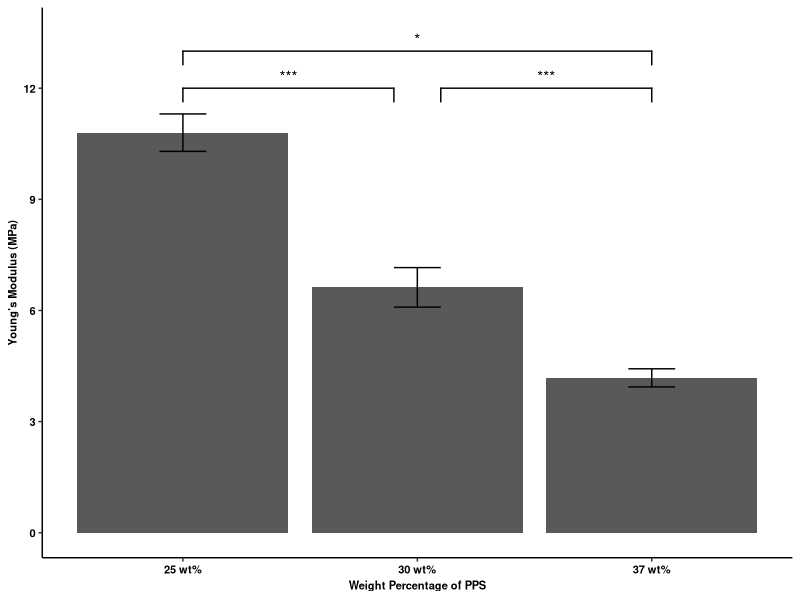
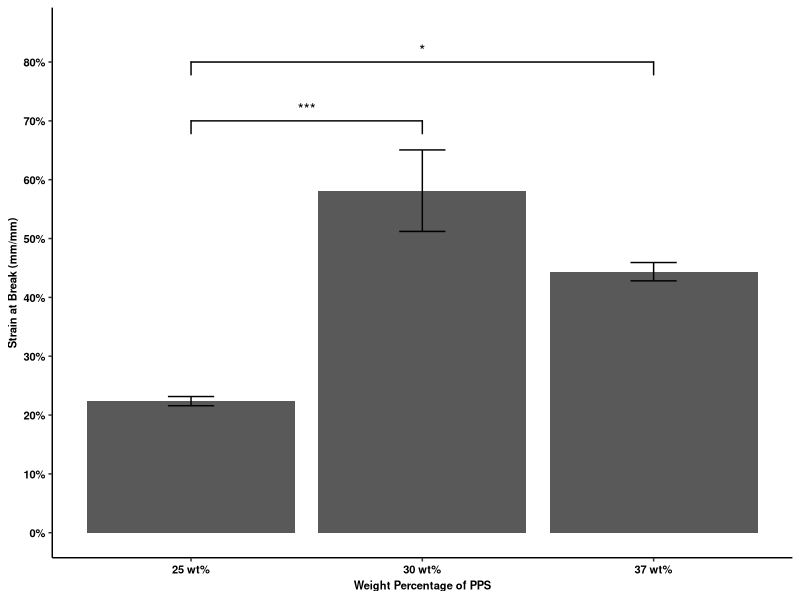
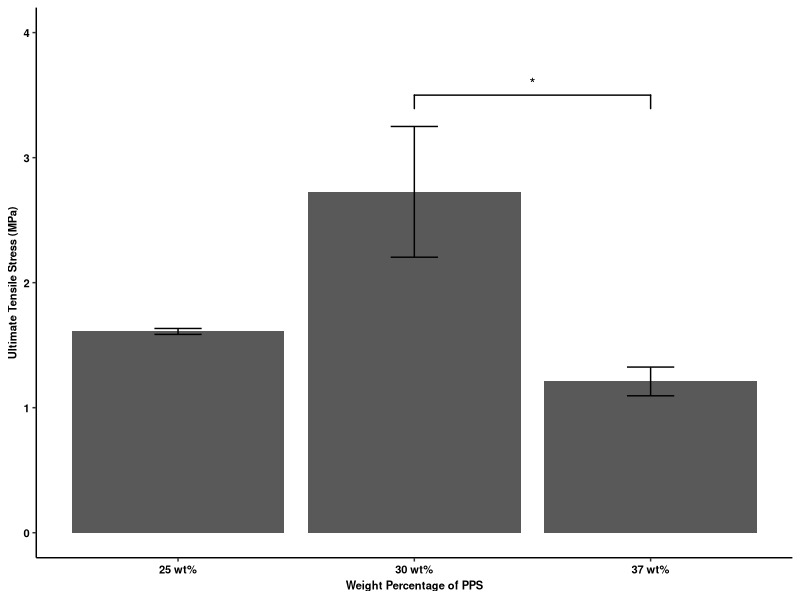
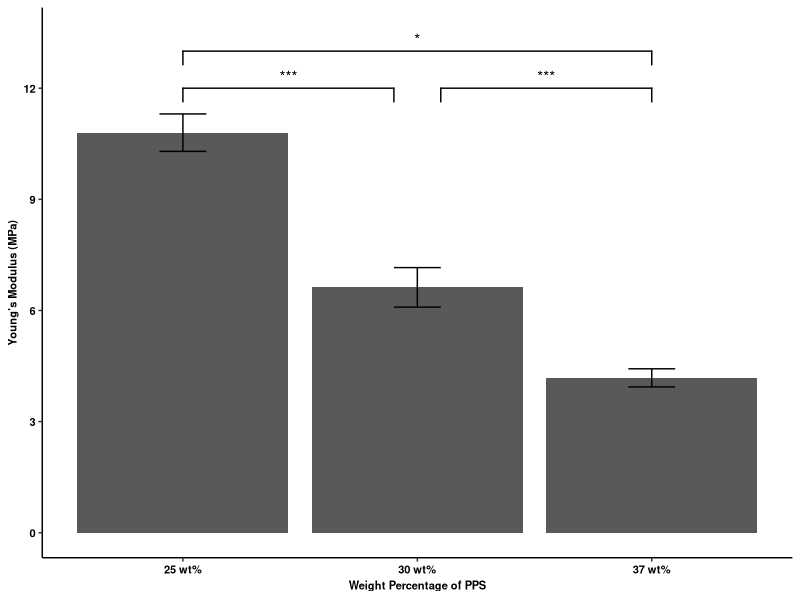
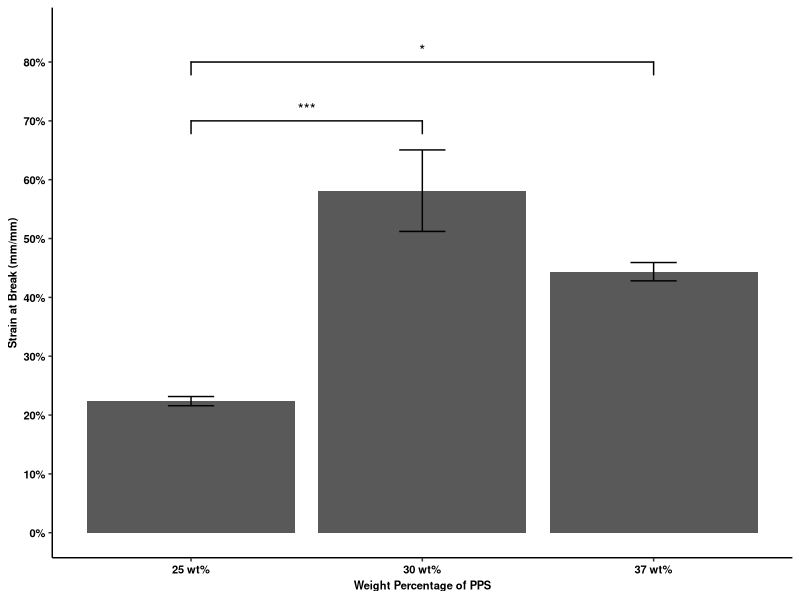
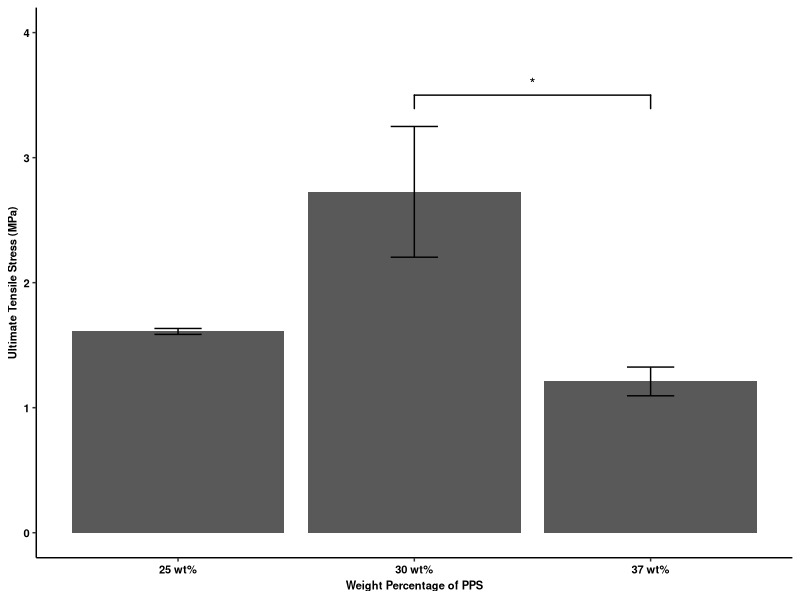

The R source for these figures, in order:
install.packages("data.table")
install.packages("ggsignif")
library(ggplot2)
library(scales)
library(svglite)
library(data.table)
library(ggsignif)
data = read.csv("data.csv")
#One way anaova test followed by Tukey test
young_aov = aov(Young~Sample, data)
strainatbreak_aov = aov(Strain_at_break~Sample, data)
uts_aov = aov(UTS~Sample, data)
tukey_young = TukeyHSD(young_aov)
tukey_uts = TukeyHSD(uts_aov)
tukey_strain = TukeyHSD(strainatbreak_aov)
data = data.table(data)
dataMelt = melt(data, id.vars = "Sample")
#convert to datatable, otherwise the next line won't work.
dataMelt_agg = dataMelt[, .(mean = mean(value), se = sd(value)/.N), by = .(Sample, variable)]
data_young = dataMelt_agg[(1:3),]
data_strain = dataMelt_agg[(4:6),]
data_uts = dataMelt_agg[(7:9),]
#Plot Young's Modulus barplot
ggplot(data_young, aes(x = Sample, y = mean)) +
  geom_bar(stat = "identity", position = "dodge") +
  geom_errorbar(aes(ymax = mean + 1.96*se, 
                    ymin = mean - 1.96*se,
                    width = 0.2),
                position = position_dodge(0.9)) +
  geom_signif(y_position = c(12,12,13), xmin = c(1, 2.1,1), 
              xmax = c(1.9,3,3), annotation = c("***","***", "*"),
              tip_length = 0.05) +
  labs(y = "Young's Modulus (MPa)", x = "Weight Percentage of PPS") +
  scale_x_discrete(labels=c("25 wt%", "30 wt%", "37 wt%")) +
  scale_y_continuous(limits = c(0,13.5), n.breaks = 6) +
  theme_classic() +
  theme(
    axis.text.x = element_text(size=8, color = "black", face = "bold"),
    axis.text.y = element_text(size=8, color = "black", face = "bold"),
    axis.title.x = element_text(size=8, color = "black", face = "bold"),
    axis.title.y = element_text(size=8, color = "black", face = "bold"),
    legend.title = element_text(size=8, color = "black", face = "bold"),
    legend.text = element_text(size=8, color = "black", face = "bold"),
    legend.position = "none")
ggsave("young.svg", width = 50, height = 75, units = "mm")
#Plot ultimate strain
ggplot(data_strain, aes(x = Sample, y = mean)) +
  geom_bar(stat = "identity", position = "dodge") +
  geom_errorbar(aes(ymax = mean + 1.96*se, 
                    ymin = mean - 1.96*se,
                    width = 0.2),
                position = position_dodge(0.9)) +
  geom_signif(y_position = c(0.70,0.8), xmin = c(1, 1), 
              xmax = c(2 ,3), annotation = c("***","*"),
              tip_length = 0.05) +
  labs(y = "Strain at Break (mm/mm)", x = "Weight Percentage of PPS") +
  scale_x_discrete(labels=c("25 wt%", "30 wt%", "37 wt%")) +
  scale_y_continuous(limits = c(0,0.85), n.breaks = 10, labels = scales::percent_format(accuracy = 1)) +
  theme_classic() +
  theme(
    axis.text.x = element_text(size=8, color = "black", face = "bold"),
    axis.text.y = element_text(size=8, color = "black", face = "bold"),
    axis.title.x = element_text(size=8, color = "black", face = "bold"),
    axis.title.y = element_text(size=8, color = "black", face = "bold"),
    legend.title = element_text(size=8, color = "black", face = "bold"),
    legend.text = element_text(size=8, color = "black", face = "bold"),
    legend.position = "none")
ggsave("strain.svg", width = 50, height = 75, units = "mm")
#Plot ultimate tensile stress
ggplot(data_uts, aes(x = Sample, y = mean)) +
  geom_bar(stat = "identity", position = "dodge") +
  geom_errorbar(aes(ymax = mean + 1.96*se, 
                    ymin = mean - 1.96*se,
                    width = 0.2),
                position = position_dodge(0.9)) +
  geom_signif(y_position = c(3.5), xmin = c(2), 
              xmax = c(3), annotation = c("*"),
              tip_length = 0.05) +
  labs(y = "Ultimate Tensile Stress (MPa)", x = "Weight Percentage of PPS") +
  scale_x_discrete(labels=c("25 wt%", "30 wt%", "37 wt%")) +
  scale_y_continuous(limits = c(0,4), n.breaks = 5) +
  theme_classic() +
  theme(
    axis.text.x = element_text(size=8, color = "black", face = "bold"),
    axis.text.y = element_text(size=8, color = "black", face = "bold"),
    axis.title.x = element_text(size=8, color = "black", face = "bold"),
    axis.title.y = element_text(size=8, color = "black", face = "bold"),
    legend.title = element_text(size=8, color = "black", face = "bold"),
    legend.text = element_text(size=8, color = "black", face = "bold"),
    legend.position = "none")
ggsave("uts.svg", width = 50, height = 75, units = "mm")
